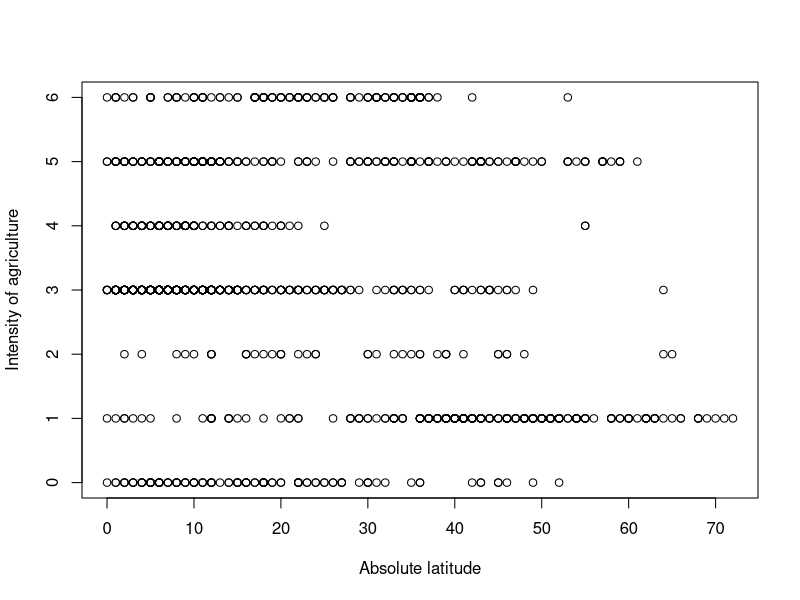
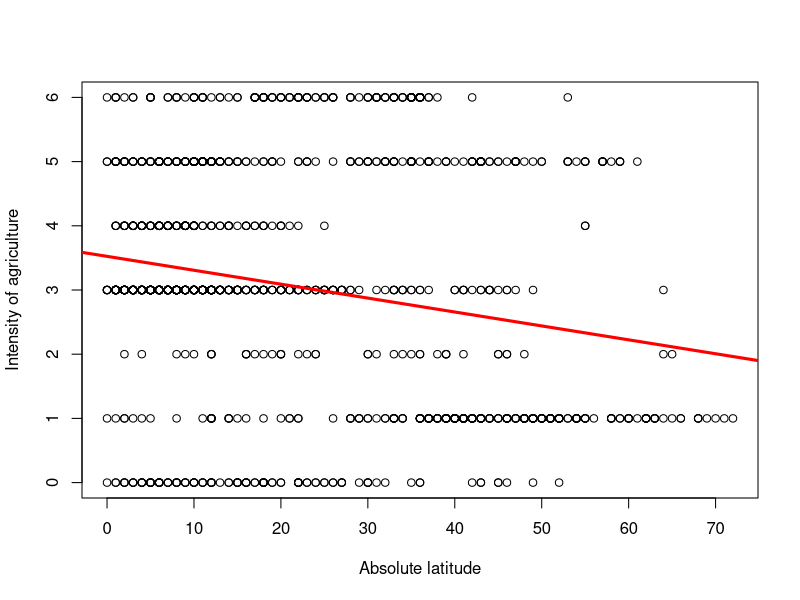

The R source for these figures, in order:
## ---- chunk 1
d<-read.csv("data/WALS_ObjectVerbOrder.csv", stringsAsFactors = F)
round(sum(d$ObjectVerbOrder=="OV",na.rm=T)/sum(d$ObjectVerbOrder!="<NA>",na.rm=T),3)
## ---- chunk 2
dplace.agrlat<-read.csv("data/dplace.agrlat.csv",stringsAsFactors = F)
plot(Agriculture~abs(Latitude), xlab="Absolute latitude",ylab="Intensity of agriculture",data=dplace.agrlat)
## ---- chunk 3
dplace.agrlat<-read.csv("data/dplace.agrlat.csv",stringsAsFactors = F)
plot(Agriculture~abs(Latitude), xlab="Absolute latitude",ylab="Intensity of agriculture",data=dplace.agrlat)
m<-lm(Agriculture~abs(Latitude),data=dplace.agrlat)
abline(m,lwd=3,col="red")
## ---- chunk 4
dplace.agrlat<-read.csv("data/dplace.agrlat.csv",stringsAsFactors = F)
m<-lm(Agriculture~abs(Latitude),data=dplace.agrlat)
m$coefficients
